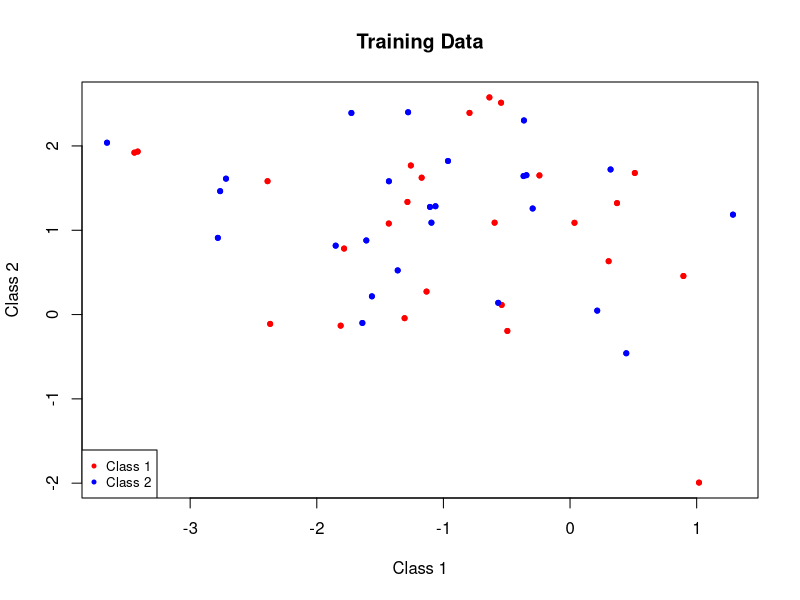

This chart was generated by the following R code:
## ---- chunk 1
knitr::opts_chunk$set(echo = TRUE)
## ---- chunk 2
# Set seed for reproducibility
set.seed(42)
# Generate feature variabes on Gaussian(normal) distribution
class1 <- matrix(data = rnorm(50, mean=c(-1,-1), sd=1), nrow=50, ncol = 2)
class2 <- matrix(data = rnorm(50, mean=c(1,1), sd=1), nrow=50, ncol = 2)
# Encode target variables, Merge dataframes
a = data.frame(rep(0,50))
d1 = cbind.data.frame(class1, a)
colnames(d1) = c("DataPoint1", "DataPoint2", "Y")
b = data.frame(rep(1,50))
d2 = cbind.data.frame(class2, b)
colnames(d2) = c("DataPoint1", "DataPoint2", "Y")
train = merge(d1,d2, all=TRUE)
# Convert NA values to 0
train[is.na(train)] <- 0

# Plot features versus target according to class color
plot1 = plot(class1, class2, xlab ="Class 1", ylab ="Class 2", main = "Training Data", pch = 20, col=c('red', 'blue'))
legend(x ="bottomleft", legend=c("Class 1", "Class 2"), col=c("red", "blue"), pch=20, cex=0.8)
## ---- chunk 3
# Linear Regression
reg2 = lm(Y~DataPoint1+DataPoint2, data=train)
# Input new data into trained model and predict Y
x.new1 = data.frame(DataPoint1=0, DataPoint2=0)
pred1 = predict(reg2, newdata=x.new1)
# Print associated Class given the prediction on new data
final.pred1 = ifelse(pred1<.5, "Class 1", "Class 2")
x.new2 = data.frame(DataPoint1=-0.5, DataPoint2=0)
pred2 = predict(reg2, newdata=x.new2)
final.pred2 = ifelse(pred2<.5, "Class 1", "Class 2")
x.new3 = data.frame(DataPoint1=0, DataPoint2=0.5)
pred3 = predict(reg2, newdata=x.new3)
final.pred3 = ifelse(pred3<.5, "Class 1", "Class 2")

# K-Nearest Neighbors classification
library(class)
knn_pred11 = knn(train=train[,1:2], test=x.new1, cl=train[,3])  # Levels: 0 1
table(knn_pred11)
knn_pred13 = knn(train=train[,1:2], test=x.new1, cl=train[,3], k=3)
knn_pred15 = knn(train=train[,1:2], test=x.new1, cl=train[,3], k=5)
knn_pred21 = knn(train=train[,1:2], test=x.new2, cl=train[,3])
knn_pred23 = knn(train=train[,1:2], test=x.new2, cl=train[,3], k=3)
knn_pred25 = knn(train=train[,1:2], test=x.new2, cl=train[,3], k=5)
knn_pred31 = knn(train=train[,1:2], test=x.new3, cl=train[,3])
knn_pred33 = knn(train=train[,1:2], test=x.new3, cl=train[,3], k=3)
knn_pred35 = knn(train=train[,1:2], test=x.new3, cl=train[,3], k=5)
